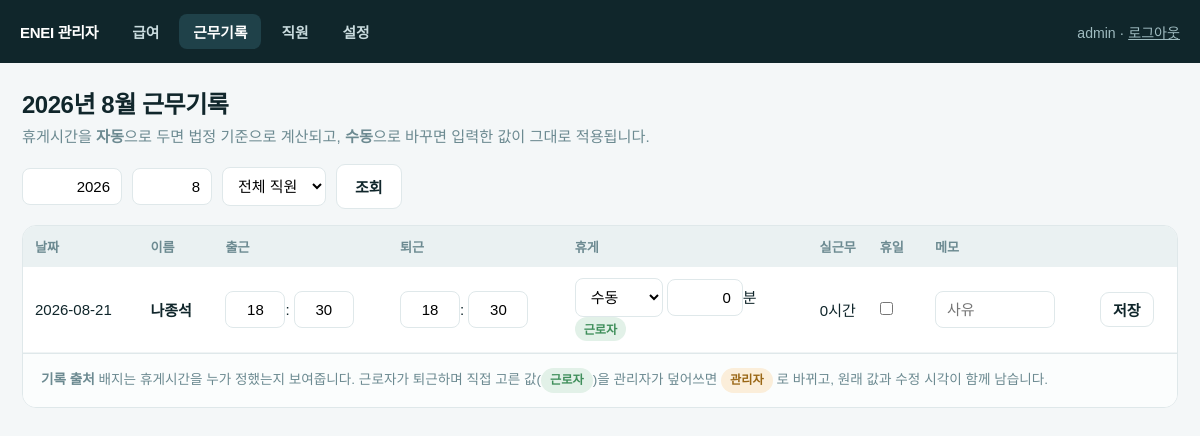
Screenshot of /admin/records (signed in) with the database file from the repository.
### app/models.py (models this page shows)
class AdminUser(SQLModel, table=True):
    id: Optional[int] = Field(default=None, primary_key=True)
    username: str = Field(unique=True, index=True)
    password_hash: str
    role: str = "owner"                       # owner | manager
    active: bool = True

class Record(SQLModel, table=True):
    __table_args__ = (UniqueConstraint("worker_id", "work_date"),)
    id: Optional[int] = Field(default=None, primary_key=True)
    worker_id: int = Field(foreign_key="worker.id", index=True)
    work_date: date = Field(index=True)
    in_h: Optional[int] = None
    in_m: Optional[int] = None
    out_h: Optional[int] = None
    out_m: Optional[int] = None
    real_in_at: Optional[datetime] = None
    real_out_at: Optional[datetime] = None
    total_minutes: Optional[int] = None       # 체류시간
    break_minutes: Optional[int] = None       # 최종 적용된 휴게(분)
    break_override: Optional[int] = None      # None = 자동, 숫자 = 수동 지정
    break_source: str = "auto"                # auto | worker | admin
    minutes: Optional[int] = None             # 실근무(급여 기준)
    is_holiday: bool = False
    memo: Optional[str] = None
    in_ip: Optional[str] = None
    out_ip: Optional[str] = None
    in_device: Optional[str] = None
    out_device: Optional[str] = None
    edited_by: Optional[str] = None
    edited_at: Optional[datetime] = None

class Worker(SQLModel, table=True):
    id: Optional[int] = Field(default=None, primary_key=True)
    name: str = Field(index=True, unique=True)
    pin_hash: str
    hourly: int = 10030
    contract_days: int = 5
    employment_type: str = "파트타임"        # 파트타임 | 정규
    extra_eligible: bool = False             # 연장·휴일 50% 가산 적용 여부
    break_policy: str = "ask"                # ask | auto | none
    weekly_holiday_policy: str = "auto"      # auto | always | never
    net_pay_agreement: bool = False          # 세후 금액으로 합의한 근로자
    active: bool = True
    created_at: datetime = Field(default_factory=datetime.now)

### app/routers/admin.py (the view)
@router.get("/records", response_class=HTMLResponse)
def records_page(request: Request, year: int | None = None, month: int | None = None,
                 worker_id: int | None = None,
                 admin: AdminUser = Depends(require_admin),
                 db: Session = Depends(get_session)):
    today = date.today()
    year, month = year or today.year, month or today.month
    q = select(Record).order_by(Record.work_date.desc())
    if worker_id:
        q = q.where(Record.worker_id == worker_id)
    rows = [r for r in db.exec(q).all()
            if r.work_date.year == year and r.work_date.month == month]
    workers = {w.id: w for w in db.exec(select(Worker)).all()}
    return render(request, "admin_records.html", {
        "request": request, "admin": admin, "rows": rows, "workers": workers,
        "year": year, "month": month, "worker_id": worker_id})

### app/templates/admin_records.html (shortened to what this page needs)
{% extends "admin_base.html" %}
{% set nav = "records" %}
{% block body %}
<h1>{{ year }}년 {{ month }}월 근무기록</h1>
<p class="sub">휴게시간을 <b>자동</b>으로 두면 법정 기준으로 계산되고, <b>수동</b>으로 바꾸면 입력한 값이 그대로 적용됩니다.</p>
<form class="bar" method="get" action="/admin/records">
  <input type="number" name="year" value="{{ year }}" style="width:100px">
  <input type="number" name="month" value="{{ month }}" style="width:80px">
  <select name="worker_id">
    <option value="">전체 직원</option>
  </select>
  <button class="btn ghost">조회</button>
</form>
<div class="card">
  <div class="scrollx">
  <table>
    <thead>
      <tr>
        <th>날짜</th><th>이름</th><th>출근</th><th>퇴근</th>
        <th>휴게</th><th class="num">실근무</th><th>휴일</th><th>메모</th><th></th>
      </tr>
    </thead>
    <tbody>
      {% for r in rows %}{% set w = workers[r.worker_id] %}{% include "_record_row.html" %}{% else %}
      <tr><td colspan="9" class="empty">해당 기간 기록이 없습니다.</td></tr>
      {% endfor %}
    </tbody>
  </table>
  </div>
  <p class="note">
    <b>기록 출처</b> 배지는 휴게시간을 누가 정했는지 보여줍니다.
    근로자가 퇴근하며 직접 고른 값(<span class="badge badge-on">근로자</span>)을 관리자가 덮어쓰면
    <span class="badge badge-warn">관리자</span> 로 바뀌고, 원래 값과 수정 시각이 함께 남습니다.
  </p>
</div>
{% endblock %}

### app/templates/admin_base.html (shortened to what this page needs)
<!DOCTYPE html>
<html lang="ko">
<head>
<link rel="stylesheet" href="https://cdn.jsdelivr.net/gh/orioncactus/pretendard@v1.3.9/dist/web/static/pretendard.min.css">
</head>
<body>
<header>
  <span class="brand">ENEI 관리자</span>
  <nav>
    <a href="/admin/payroll" class="{{ 'on' if nav=='payroll' }}">급여</a>
    <a href="/admin/records" class="{{ 'on' if nav=='records' }}">근무기록</a>
    <a href="/admin/workers" class="{{ 'on' if nav=='workers' }}">직원</a>
    <a href="/admin/settings" class="{{ 'on' if nav=='settings' }}">설정</a>
  </nav>
  <span class="me">{{ admin.username }} · <a href="/admin/logout">로그아웃</a></span>
</header>
<main>{% block body %}{% endblock %}</main>
</body>
</html>

### app/templates/_record_row.html (shortened to what this page needs)
<tr id="rec-{{ r.id }}">
  <form hx-post="/admin/records/{{ r.id }}" hx-target="#rec-{{ r.id }}" hx-swap="outerHTML">
    <td>{{ r.work_date }}</td>
    <td><b>{{ w.name }}</b></td>
    <td>
      <input type="number" class="time" name="in_h" value="{{ r.in_h }}" min="0" max="23">:
      <input type="number" class="time" name="in_m" value="{{ r.in_m }}" min="0" max="59">
    </td>
    <td>
      <input type="number" class="time" name="out_h" value="{{ r.out_h if r.out_h is not none else '' }}" min="0" max="23">:
      <input type="number" class="time" name="out_m" value="{{ r.out_m if r.out_m is not none else '' }}" min="0" max="59">
    </td>
    <td>
      <select name="break_mode" style="width:88px">
        <option value="manual" {{ 'selected' if r.break_override is not none }}>수동</option>
      </select>
      <input type="number" name="break_minutes" value="{{ r.break_minutes or 0 }}" min="0" step="10" style="width:76px">분
      <br>
      {% if r.break_source == 'worker' %}<span class="badge badge-on">근로자</span>
      {% elif r.break_source == 'admin' %}<span class="badge badge-warn">관리자</span>
      {% else %}<span class="badge badge-auto">자동</span>{% endif %}
    </td>
    <td class="num">{{ r.minutes|hhmm }}</td>
    <td><input type="checkbox" name="is_holiday" value="true" {{ 'checked' if r.is_holiday }} aria-label="휴일 근로"></td>
    <td><input type="text" name="memo" value="{{ r.memo or '' }}" placeholder="사유" style="width:120px"></td>
    <td><button class="btn ghost" style="padding:6px 12px">저장</button></td>
  </form>
</tr>

### app/templates/admin_base.html (style rules this page uses)
:root { --ink:#10262B; --paper:#fff; --bg:#F4F7F8; --mist:#EAF1F2; --line:#DFE8EA; --muted:#6C8A91; --teal:#2E8C9E; --teal-deep:#1F6F80; --amber:#E9A23B; --clay:#C6553F; --grass:#3E8E5A; }
* { box-sizing:border-box;margin:0;padding:0 }
body { font-family:Pretendard,'Malgun Gothic',sans-serif;background:var(--bg);color:var(--ink);font-size:15px }
a { color:inherit }
button,input,select { font-family:inherit;font-size:inherit }
header { background:var(--ink);color:#fff;padding:14px 20px;display:flex;align-items:center;gap:20px;flex-wrap:wrap;position:sticky;top:0;z-index:10 }
header .brand { font-weight:800;letter-spacing:-.02em }
header nav { display:flex;gap:6px;flex-wrap:wrap }
header nav a { padding:7px 14px;border-radius:8px;color:#C9DBDE;text-decoration:none;font-weight:600;font-size:.92rem }
header nav a.on,header nav a:hover { background:#1F4149;color:#fff }
header .me { margin-left:auto;font-size:.88rem;color:#9FBBC0 }
main { padding:22px;max-width:1240px;margin:0 auto }
h1 { font-size:1.5rem;font-weight:800;letter-spacing:-.02em;margin-bottom:4px }
.sub { color:var(--muted);margin-bottom:18px;font-size:.95rem }
.bar { display:flex;gap:10px;align-items:center;flex-wrap:wrap;margin-bottom:16px }
.btn { padding:11px 18px;border:0;border-radius:9px;background:var(--teal);color:#fff;font-weight:700;cursor:pointer }
.btn.ghost { background:#fff;color:var(--ink);border:1px solid var(--line) }
input[type=text],input[type=number],input[type=password],select { padding:9px 11px;border:1px solid var(--line);border-radius:8px;background:#fff }
input[type=number] { -moz-appearance:textfield; appearance:textfield; width:110px;text-align:right; }
input.time { width:60px;text-align:center;padding:9px 6px;font-variant-numeric:tabular-nums }
.card { background:#fff;border:1px solid var(--line);border-radius:14px;overflow:hidden;margin-bottom:18px }
table { width:100%;border-collapse:collapse }
th { background:var(--mist);color:var(--muted);font-size:.82rem;font-weight:700;text-align:left;padding:11px 12px;white-space:nowrap }
td { padding:11px 12px;border-bottom:1px solid #F0F4F5;font-variant-numeric:tabular-nums;white-space:nowrap }
td.num,th.num { text-align:right }
.badge { display:inline-block;padding:3px 9px;border-radius:99px;font-size:.76rem;font-weight:700 }
.badge-on { background:#E2F1E8;color:var(--grass) }
.badge-warn { background:#FBEEDA;color:#9A6716 }
.note { font-size:.85rem;color:var(--muted);line-height:1.6;padding:14px 18px;background:#FBFDFD;border-top:1px solid var(--line) }

### rows the page displays
AdminUser: username "admin"
Record: work_date "2026-08-21", in_h "18", in_m "30", out_h "18", out_m "30", break_minutes "0", break_source "근로자", minutes|hhmm "0시간"
Worker: name "나종석"

### other values shown
{{ year }} "2026"
{{ month }} "8"
